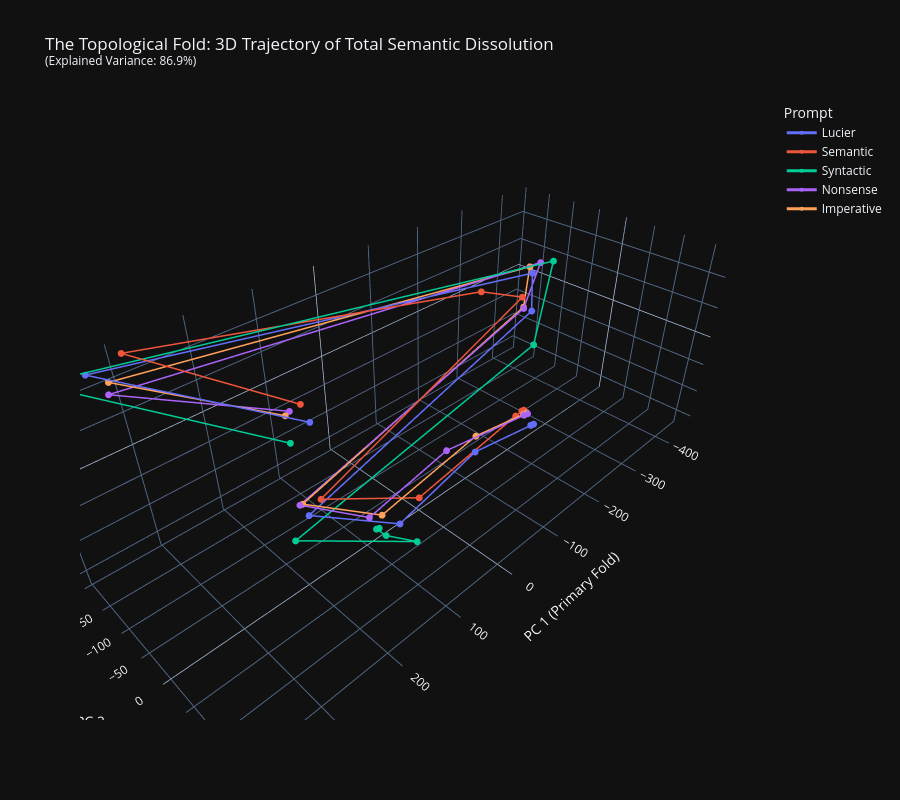

Notebook code cell kept with this figure:
### Markdown cell above
### 5f. Topological Mapping — 3D PCA Trajectories
Project the 768-dimensional mean-sequence vectors into 3D to visualize the trajectories through the latent manifold.

### Code cell
# ============================================================
# VIS 5f: TOPOLOGICAL MAPPING — 3D PCA Trajectories
# ============================================================
from sklearn.decomposition import PCA
import pandas as pd

all_vecs = []
labels_list = []
iters_list = []
text_list = []

for label, snapshots in all_results.items():
    for s in snapshots:
        all_vecs.append(s["mean_vector"].detach().cpu().numpy())
        labels_list.append(label)
        iters_list.append(s["iteration"])
        top_tok = s['top_tokens'][0][0].replace('\n', '\\n')
        text_list.append(f"Iter {s['iteration']}: {top_tok}")

all_vecs = np.array(all_vecs)

pca = PCA(n_components=3)
vecs_3d = pca.fit_transform(all_vecs)

df = pd.DataFrame({
    'x': vecs_3d[:, 0],
    'y': vecs_3d[:, 1],
    'z': vecs_3d[:, 2],
    'Prompt': labels_list,
    'Iteration': iters_list,
    'Top_Token': text_list
})

fig_topo = px.line_3d(
    df, x='x', y='y', z='z',
    color='Prompt',
    hover_name='Top_Token',
    markers=True,
    title=f"The Topological Fold: 3D Trajectory of Total Semantic Dissolution<br>"
          f"<sup>(Explained Variance: {sum(pca.explained_variance_ratio_)*100:.1f}%)</sup>"
)

fig_topo.update_traces(
    marker=dict(size=4),
    line=dict(width=3)
)

fig_topo.update_layout(
    template="plotly_dark",
    height=800,
    scene=dict(
        xaxis_title="PC 1 (Primary Fold)",
        yaxis_title="PC 2",
        zaxis_title="PC 3",
    )
)
fig_topo.show()

### Figure 1 — Plotly figure (JSON) as saved in the notebook; plotly's stock layout.template omitted (floating-point values rounded to 4 significant figures)
{"data": [{"hovertemplate": "<b>%{hovertext}</b><br><br>Prompt=Lucier<br>x=%{x}<br>y=%{y}<br>z=%{z}<extra></extra>", "hovertext": ["Iter 0: ?", "Iter 2:  the", "Iter 3:  the", "Iter 5:  Fem", "Iter 10:  capit", "Iter 20: .", "Iter 50:  Rousse", "Iter 100:  prolet", "Iter 250:  prolet", "Iter 500:  prolet"], "legendgroup": "Lucier", "line": {"color": "#636efa", "dash": "solid", "width": 3}, "marker": {"size": 4, "symbol": "circle"}, "mode": "lines+markers", "name": "Lucier", "scene": "scene", "showlegend": true, "type": "scatter3d", "x": [147.2, 334.9, -375.9, -380.1, 139.2, 77.54, 44.34, -29.08, -25.26, -25.26], "y": [-36.57, -186.0, -109.5, -106.9, -74.56, 43.51, 138.6, 164.5, 163.2, 163.2], "z": [41.35, 126.1, 40.69, -30.56, -142.1, -119.6, 36.39, 51.51, 51.12, 51.12]}, {"hovertemplate": "<b>%{hovertext}</b><br><br>Prompt=Semantic<br>x=%{x}<br>y=%{y}<br>z=%{z}<extra></extra>", "hovertext": ["Iter 0:  London", "Iter 2: \\n", "Iter 3: \\n", "Iter 5: \\n", "Iter 10:  Ag", "Iter 20:  injustice", "Iter 50:  Rousse", "Iter 100:  prolet", "Iter 250:  prolet", "Iter 500:  prolet"], "legendgroup": "Semantic", "line": {"color": "#EF553B", "dash": "solid", "width": 3}, "marker": {"size": 4, "symbol": "circle"}, "mode": "lines+markers", "name": "Semantic", "scene": "scene", "showlegend": true, "type": "scatter3d", "x": [141.6, 288.2, -252.3, -364.9, 115.2, 38.85, -28.13, -35.33, -32.99, -32.99], "y": [-60.5, -192.0, -114.4, -118.2, -76.7, 40.62, 138.1, 144.0, 142.8, 142.8], "z": [53.24, 131.8, 47.93, -2.724, -128.7, -99.96, 50.42, 58.35, 57.56, 57.56]}, {"hovertemplate": "<b>%{hovertext}</b><br><br>Prompt=Syntactic<br>x=%{x}<br>y=%{y}<br>z=%{z}<extra></extra>", "hovertext": ["Iter 0:  cat", "Iter 2: .", "Iter 3: \\n", "Iter 5:  Fem", "Iter 10:  Ag", "Iter 20:  Zero", "Iter 50:  Divine", "Iter 100:  Divine", "Iter 250:  Divine", "Iter 500:  Divine"], "legendgroup": "Syntactic", "line": {"color": "#00cc96", "dash": "solid", "width": 3}, "marker": {"size": 4, "symbol": "circle"}, "mode": "lines+markers", "name": "Syntactic", "scene": "scene", "showlegend": true, "type": "scatter3d", "x": [182.0, 384.5, -434.0, -356.9, 169.8, 67.66, 111.4, 108.1, 106.3, 106.4], "y": [-30.23, -190.3, -110.3, -79.6, -68.31, 65.64, 53.67, 31.26, 34.72, 34.69], "z": [32.02, 134.6, 43.72, -76.7, -164.8, -143.6, -110.0, -116.4, -113.7, -113.7]}, {"hovertemplate": "<b>%{hovertext}</b><br><br>Prompt=Nonsense<br>x=%{x}<br>y=%{y}<br>z=%{z}<extra></extra>", "hovertext": ["Iter 0: ,", "Iter 2: \\n", "Iter 3: \\n", "Iter 5: ash", "Iter 10:  Ag", "Iter 20:  Difference", "Iter 50:  Rousse", "Iter 100:  prolet", "Iter 250:  prolet", "Iter 500:  prolet"], "legendgroup": "Nonsense", "line": {"color": "#ab63fa", "dash": "solid", "width": 3}, "marker": {"size": 4, "symbol": "circle"}, "mode": "lines+markers", "name": "Nonsense", "scene": "scene", "showlegend": true, "type": "scatter3d", "x": [157.5, 322.8, -408.1, -366.9, 144.6, 103.8, 61.13, -34.67, -30.35, -30.35], "y": [-61.97, -167.4, -118.1, -114.8, -85.89, 12.84, 109.2, 150.5, 148.7, 148.7], "z": [50.01, 102.9, 46.75, -23.53, -126.7, -111.2, 31.36, 56.65, 55.84, 55.84]}, {"hovertemplate": "<b>%{hovertext}</b><br><br>Prompt=Imperative<br>x=%{x}<br>y=%{y}<br>z=%{z}<extra></extra>", "hovertext": ["Iter 0: .", "Iter 2: \\n", "Iter 3: \\n", "Iter 5: \\n", "Iter 10:  capit", "Iter 20: .", "Iter 50:  Rousse", "Iter 100:  prolet", "Iter 250:  prolet", "Iter 500:  prolet"], "legendgroup": "Imperative", "line": {"color": "#FFA15A", "dash": "solid", "width": 3}, "marker": {"size": 4, "symbol": "circle"}, "mode": "lines+markers", "name": "Imperative", "scene": "scene", "showlegend": true, "type": "scatter3d", "x": [165.7, 315.9, -381.8, -369.3, 140.7, 90.4, 25.6, -34.96, -30.96, -30.95], "y": [-59.36, -177.3, -120.4, -117.0, -84.66, 23.11, 122.8, 149.1, 147.3, 147.3], "z": [48.95, 111.6, 46.75, -22.87, -126.6, -108.9, 40.73, 57.18, 56.25, 56.25]}], "layout": {"height": 800, "legend": {"title": {"text": "Prompt"}, "tracegroupgap": 0}, "scene": {"domain": {"x": [0, 1], "y": [0, 1]}, "xaxis": {"title": {"text": "PC 1 (Primary Fold)"}}, "yaxis": {"title": {"text": "PC 2"}}, "zaxis": {"title": {"text": "PC 3"}}}, "title": {"text": "The Topological Fold: 3D Trajectory of Total Semantic Dissolution<br><sup>(Explained Variance: 86.9%)</sup>"}}}
